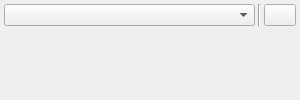
  <widget class="QDockWidget" name="dockLabels">
   <property name="minimumSize">
    <size>
     <width>300</width>
     <height>90</height>
    </size>
   </property>
   <property name="features">
    <set>QDockWidget::NoDockWidgetFeatures</set>
   </property>
   <property name="allowedAreas">
    <set>Qt::RightDockWidgetArea</set>
   </property>
   <property name="windowTitle">
    <string>Label Stock</string>
   </property>
   <attribute name="dockWidgetArea">
    <number>2</number>
   </attribute>
   <widget class="QWidget" name="dockWidgetContents_2">
    <property name="sizePolicy">
     <sizepolicy hsizetype="Expanding" vsizetype="Preferred">
      <horstretch>0</horstretch>
      <verstretch>0</verstretch>
     </sizepolicy>
    </property>
    <layout class="QGridLayout" name="gridLayout_7">
     <property name="leftMargin">
      <number>2</number>
     </property>
     <property name="topMargin">
      <number>2</number>
     </property>
     <property name="rightMargin">
      <number>2</number>
     </property>
     <property name="bottomMargin">
      <number>2</number>
     </property>
     <property name="spacing">
      <number>2</number>
     </property>
     <item row="0" column="0">
      <layout class="QGridLayout" name="gridLayout_6">
       <property name="leftMargin">
        <number>2</number>
       </property>
       <property name="topMargin">
        <number>2</number>
       </property>
       <property name="rightMargin">
        <number>2</number>
       </property>
       <property name="bottomMargin">
        <number>2</number>
       </property>
       <property name="spacing">
        <number>2</number>
       </property>
       <item row="0" column="0">
        <widget class="QComboBox" name="labelCombo">
         <property name="sizePolicy">
          <sizepolicy hsizetype="Expanding" vsizetype="Fixed">
           <horstretch>0</horstretch>
           <verstretch>0</verstretch>
          </sizepolicy>
         </property>
        </widget>
       </item>
       <item row="0" column="1">
        <widget class="Line" name="line_4">
         <property name="minimumSize">
          <size>
           <width>5</width>
           <height>0</height>
          </size>
         </property>
         <property name="orientation">
          <enum>Qt::Vertical</enum>
         </property>
        </widget>
       </item>
       <item row="0" column="2">
        <widget class="ClickButton" name="btnCopyLabel">
         <property name="maximumSize">
          <size>
           <width>32</width>
           <height>22</height>
          </size>
         </property>
         <property name="toolTip">
          <string>Copy Label</string>
         </property>
         <property name="statusTip">
          <string>Copy Label</string>
         </property>
         <property name="text">
          <string/>
         </property>
         <property name="icon">
          <iconset resource="res/Landlord.qrc">
           <normaloff>:/ico/copy</normaloff>:/ico/copy</iconset>
         </property>
         <property name="iconSize">
          <size>
           <width>19</width>
           <height>16</height>
          </size>
         </property>
        </widget>
       </item>
      </layout>
     </item>
     <item row="1" column="0">
      <layout class="QVBoxLayout" name="verticalLayout_4" stretch="0">
       <property name="spacing">
        <number>2</number>
       </property>
       <property name="leftMargin">
        <number>2</number>
       </property>
       <property name="topMargin">
        <number>2</number>
       </property>
       <property name="rightMargin">
        <number>2</number>
       </property>
       <property name="bottomMargin">
        <number>2</number>
       </property>
       <item>
        <widget class="myProps" name="labelWidget" native="true">
         <property name="sizePolicy">
          <sizepolicy hsizetype="Expanding" vsizetype="Expanding">
           <horstretch>0</horstretch>
           <verstretch>0</verstretch>
          </sizepolicy>
         </property>
         <property name="styleSheet">
          <string notr="true">QTreeView {
                background-color: rgb(46, 52, 54);
                alternate-background-color: rgb(39, 44, 45);    
                color: rgb(238, 238, 238);
            }
            QLabel {
                color: rgb(238, 238, 238);
            }
            QTreeView::item:has-children {
                background-color: '#212627';
                color: rgb(233, 185, 110);
            }
            QTreeView::item:selected {
                background-color: rgb(92, 53, 102);
            }</string>
         </property>
        </widget>
       </item>
      </layout>
     </item>
    </layout>
   </widget>
  </widget>
